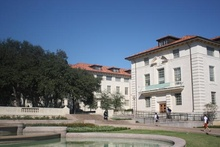
%> input picture ImageProcessing/data/uttower1.jpg, 220 x 147 px, shrunk from 615 x 410 before the run
$ octave MatcherTester.m   (GNU Octave 9; MATLAB toolbox functions it lacks are replaced by stand-ins)
%> lines starting %> are read from the running program, lines starting %| are printed output that depends on the picture
%> further down, img1 is the input picture: size 147x220x3 uint8; mean R, G, B 107.7, 118.9, 132.1
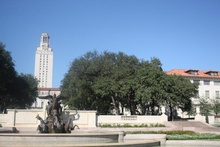
%> input picture ImageProcessing/data/uttower2.jpg, 220 x 147 px, shrunk from 615 x 410 before the run
%> further down, img2 is the input picture: size 147x220x3 uint8; mean R, G, B 121.9, 140, 159
### ImageProcessing/KeypointDetect/detect_features_Harris_Laplace.m
function [features, pyr, imp] = detect_features_Harris(img)
%%%Prewitt Operator Corner Detection.m
 %%%时间优化--相邻像素用取差的方法
 %%
Image = im2uint8(rgb2gray(img));
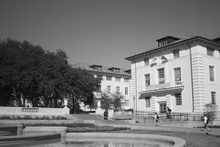
%> Image: size 147x220 uint8; min 5, max 246, mean 117.1
%Image = img;
dx = [-1 0 1;-1 0 1;-1 0 1];  %dx：横向Prewitt差分模版
Ix2 = filter2(dx,Image).^2;
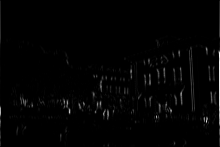
%> Ix2: size 147x220 double; min 0, max 416025, mean 5391.4; drawn with min black and max white
Iy2 = filter2(dx',Image).^2;
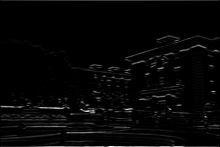
%> Iy2: size 147x220 double; min 0, max 335241, mean 8624.4; drawn with min black and max white
Ixy = filter2(dx,Image).*filter2(dx',Image);

%生成 9*9高斯窗口。窗口越大，探测到的角点越少。
h= fspecial('gaussian',9,2);
A = filter2(h,Ix2);       % 用高斯窗口差分Ix2得到A
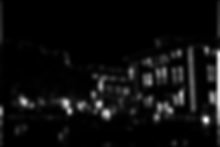
%> A: size 147x220 double; min 0, max 89421.1, mean 4902.5; drawn with min black and max white
B = filter2(h,Iy2);
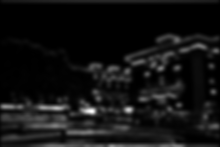
%> B: size 147x220 double; min 3.03, max 106750.1, mean 7973.9; drawn with min black and max white
C = filter2(h,Ixy);
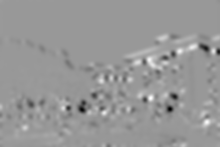
%> C: size 147x220 double; min -23571.4, max 15828.9, mean -107.7; drawn with min black and max white
nrow = size(Image,1);
ncol = size(Image,2);
%> (the rest of the program and of its run is left out)
